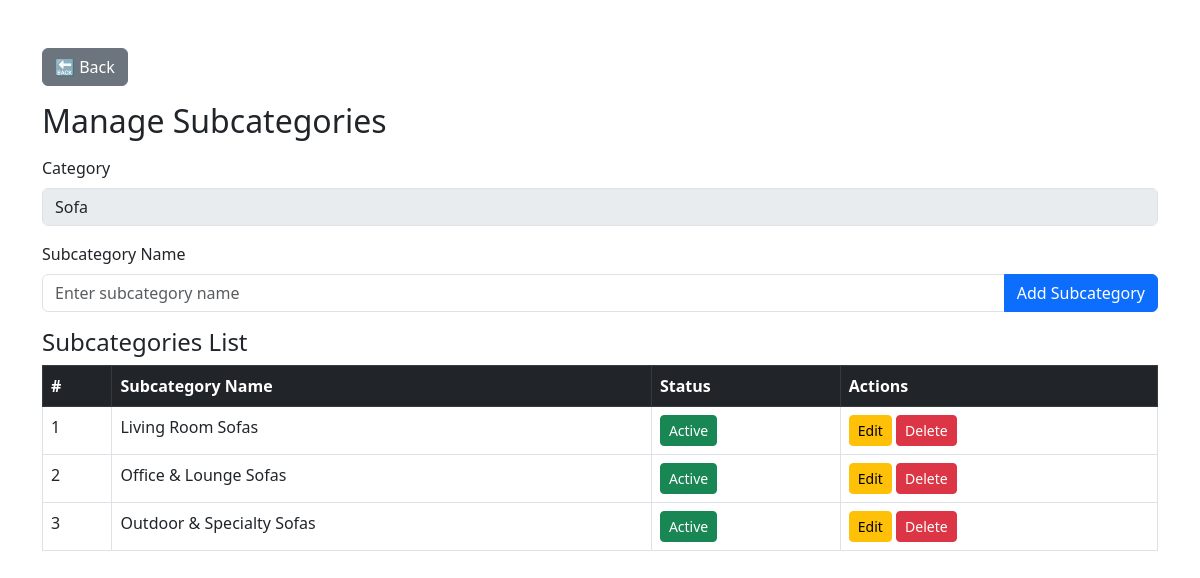
Page /admin/pages/subcategory.php?category_id=81 on the committed database.
### tables this page shows
CREATE TABLE `category` (
  `category_id` int(11) NOT NULL,
  `category_name` varchar(150) NOT NULL,
  `status` tinyint(1) NOT NULL
);

CREATE TABLE `sub_category` (
  `Sub_category_ID` int(11) NOT NULL,
  `Sub_category_name` text NOT NULL,
  `Category_ID` int(11) NOT NULL,
  `status` tinyint(1) NOT NULL DEFAULT 1
);

### admin/pages/subcategory.php (the view, shortened to what this page needs)
<?php
$servername = "localhost";
$username = "root";
$password = "";
$dbname = "swiss_collection";
$conn = new mysqli($servername, $username, $password, $dbname);
$category_id = isset($_GET['category_id']) ? intval($_GET['category_id']) : 0;
$category_result = $conn->query("SELECT * FROM category WHERE Category_ID = $category_id");
$category = $category_result->fetch_assoc();
$result = $conn->query("SELECT * FROM sub_category WHERE Category_ID=$category_id");
$edit_data = null;
?>
<!DOCTYPE html>
<html lang="en">
<head>
    <link href="https://cdn.jsdelivr.net/npm/bootstrap@5.3.0/dist/css/bootstrap.min.css" rel="stylesheet">
</head>
<body class="container mt-5">
    <a href="category.php" class="btn btn-secondary mb-3">🔙 Back</a>
    <h2 class="mb-3">Manage Subcategories</h2>
    <div class="mb-3">
        <label class="form-label">Category</label>
        <input type="text" class="form-control" value="<?= htmlspecialchars($category['category_name']) ?>" disabled>
    </div>
    <form method="POST" class="mb-3">
        <label class="form-label">Subcategory Name</label>
        <div class="input-group mb-2">
            <input type="text" name="name" class="form-control" placeholder="Enter subcategory name" value="<?= $edit_data['Sub_category_name'] ?? '' ?>" required>
            <button type="submit" name="<?= isset($edit_data) ? 'update' : 'add' ?>" class="btn btn-primary">
                <?= isset($edit_data) ? 'Update Subcategory' : 'Add Subcategory' ?>
            </button>
        </div>
    </form>
    <h4>Subcategories List</h4>
    <table class="table table-bordered">
        <thead class="table-dark">
            <tr>
                <th>#</th>
                <th>Subcategory Name</th>
                <th>Status</th>
                <th>Actions</th>
            </tr>
        </thead>
        <tbody>
        <?php $count = 1; while ($row = $result->fetch_assoc()): ?>
            <tr>
                <td><?= $count++ ?></td>
                <td><?= $row['Sub_category_name'] ?></td>
                <td>
                    <a href="?category_id=<?= $category_id ?>&status=<?= $row['Sub_category_ID'] ?>&current=<?= $row['status'] ?>"
                       class="btn btn-sm <?= $row['status'] == 1 ? 'btn-success' : 'btn-danger' ?>">
                        <?= $row['status'] == 1 ? "Active" : "Inactive" ?>
                    </a>
                </td>
                <td>
                    <a href="?category_id=<?= $category_id ?>&edit=<?= $row['Sub_category_ID'] ?>" class="btn btn-warning btn-sm">Edit</a>
                    <a href="?category_id=<?= $category_id ?>&delete=<?= $row['Sub_category_ID'] ?>" onclick="return confirm('Are you sure?')" class="btn btn-danger btn-sm">Delete</a>
                </td>
            </tr>
        <?php endwhile; ?>
        </tbody>
    </table>
</body>
</html>

### rows in the picture
category: category_name "Sofa"
sub_category: Sub_category_name "Living Room Sofas", status "Active"
sub_category: Sub_category_name "Office & Lounge Sofas", status "Active"
sub_category: Sub_category_name "Outdoor & Specialty Sofas", status "Active"
